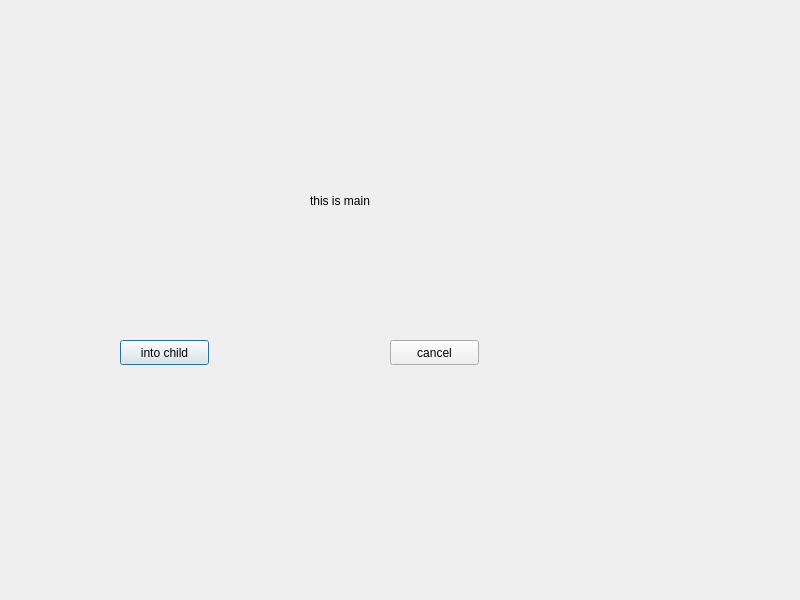
<?xml version="1.0" encoding="UTF-8"?>
<ui version="4.0">
 <class>MainDialog</class>
 <widget class="QDialog" name="MainDialog">
  <property name="geometry">
   <rect>
    <x>0</x>
    <y>0</y>
    <width>800</width>
    <height>600</height>
   </rect>
  </property>
  <property name="windowTitle">
   <string>MainDialog</string>
  </property>
  <widget class="QLabel" name="label">
   <property name="geometry">
    <rect>
     <x>310</x>
     <y>190</y>
     <width>91</width>
     <height>21</height>
    </rect>
   </property>
   <property name="text">
    <string>this is main</string>
   </property>
  </widget>
  <widget class="QPushButton" name="intoButton">
   <property name="geometry">
    <rect>
     <x>120</x>
     <y>340</y>
     <width>89</width>
     <height>25</height>
    </rect>
   </property>
   <property name="text">
    <string>into child</string>
   </property>
  </widget>
  <widget class="QPushButton" name="execButton">
   <property name="geometry">
    <rect>
     <x>390</x>
     <y>340</y>
     <width>89</width>
     <height>25</height>
    </rect>
   </property>
   <property name="text">
    <string>cancel</string>
   </property>
  </widget>
 </widget>
 <resources/>
 <connections>
  <connection>
   <sender>execButton</sender>
   <signal>clicked()</signal>
   <receiver>MainDialog</receiver>
   <slot>reject()</slot>
   <hints>
    <hint type="sourcelabel">
     <x>431</x>
     <y>350</y>
    </hint>
    <hint type="destinationlabel">
     <x>593</x>
     <y>289</y>
    </hint>
   </hints>
  </connection>
 </connections>
</ui>
